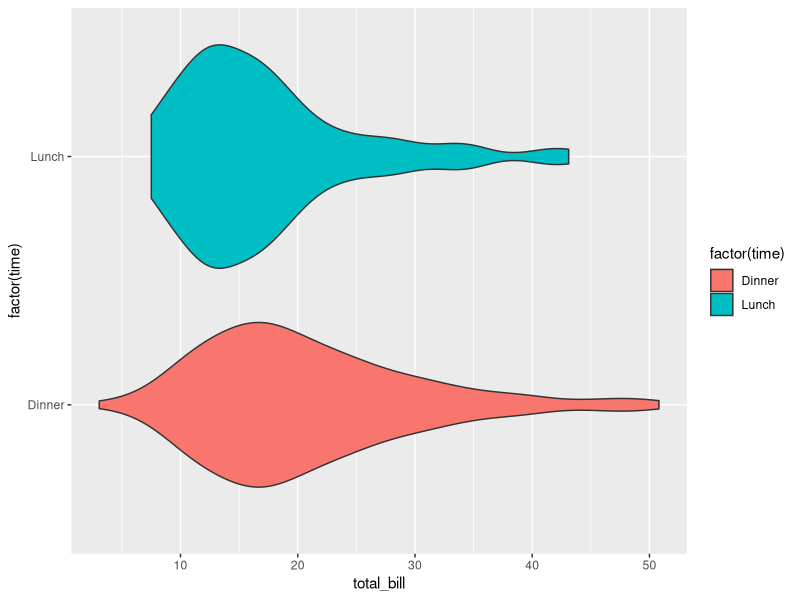

Recreate this plot in R.
library(ggplot2)
library(reshape2)

ggplot(tips, aes(x=total_bill, y=factor(time), fill=factor(time))) +
  geom_violin()
